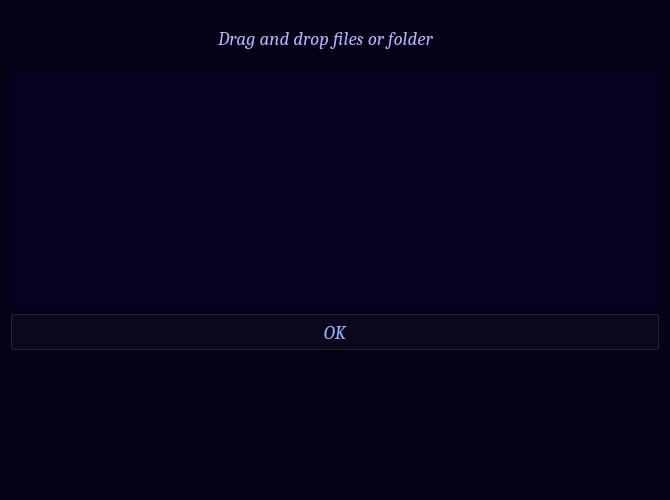
<?xml version="1.0" encoding="UTF-8"?>
<ui version="4.0">
 <class>MainWindow</class>
 <widget class="QMainWindow" name="MainWindow">
  <property name="geometry">
   <rect>
    <x>0</x>
    <y>0</y>
    <width>670</width>
    <height>500</height>
   </rect>
  </property>
  <property name="font">
   <font>
    <family>Cambria</family>
    <pointsize>14</pointsize>
    <italic>true</italic>
   </font>
  </property>
  <property name="windowTitle">
   <string>MainWindow</string>
  </property>
  <property name="styleSheet">
   <string notr="true">background-color: rgb(5, 0, 20);
color: rgb(175, 181, 255);</string>
  </property>
  <widget class="QWidget" name="centralwidget">
   <widget class="QLabel" name="label">
    <property name="geometry">
     <rect>
      <x>218</x>
      <y>22</y>
      <width>234</width>
      <height>33</height>
     </rect>
    </property>
    <property name="font">
     <font>
      <family>Cambria</family>
      <pointsize>14</pointsize>
      <italic>true</italic>
     </font>
    </property>
    <property name="text">
     <string>Drag and drop files or folder</string>
    </property>
   </widget>
   <widget class="QWidget" name="dragAndDrop" native="true">
    <property name="geometry">
     <rect>
      <x>10</x>
      <y>70</y>
      <width>650</width>
      <height>240</height>
     </rect>
    </property>
    <property name="mouseTracking">
     <bool>true</bool>
    </property>
    <property name="acceptDrops">
     <bool>true</bool>
    </property>
    <property name="styleSheet">
     <string notr="true">border-color: rgb(151, 250, 255);
background-color: rgb(8, 0, 35);</string>
    </property>
   </widget>
   <widget class="QTableView" name="table">
    <property name="geometry">
     <rect>
      <x>10</x>
      <y>360</y>
      <width>650</width>
      <height>130</height>
     </rect>
    </property>
   </widget>
   <widget class="QPushButton" name="button_ok">
    <property name="geometry">
     <rect>
      <x>10</x>
      <y>313</y>
      <width>650</width>
      <height>38</height>
     </rect>
    </property>
    <property name="font">
     <font>
      <family>Cambria</family>
      <pointsize>14</pointsize>
      <italic>true</italic>
     </font>
    </property>
    <property name="styleSheet">
     <string notr="true">color: rgb(154, 181, 255);
border-color: rgb(0, 1, 77);</string>
    </property>
    <property name="text">
     <string>OK</string>
    </property>
   </widget>
  </widget>
 </widget>
 <resources/>
 <connections/>
</ui>
